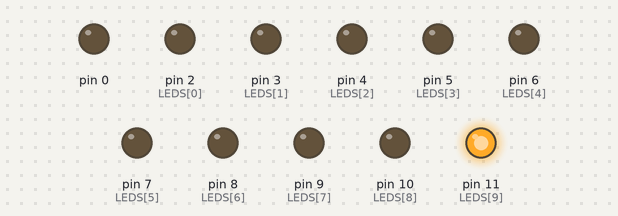
This sketch was run on a simulated Arduino Uno, built with avr-gcc and run on an emulated ATmega328P. Parts: output pins drawn as LEDs (lit = HIGH).

Above: at 0.12 s.
At 0.87 s:
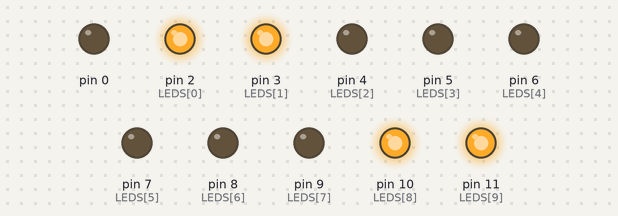
At 1.62 s:
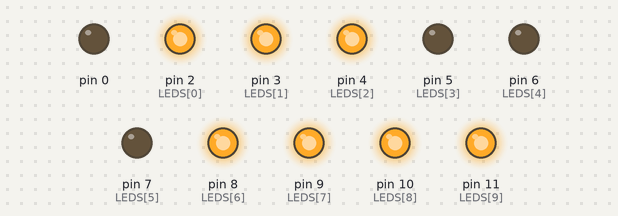
At 3.12 s:
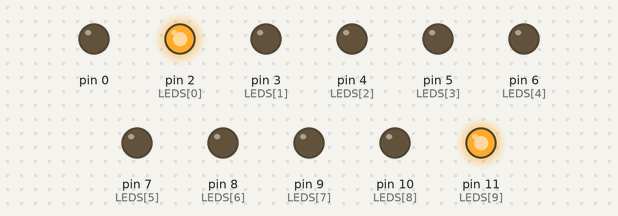
At 4.62 s:
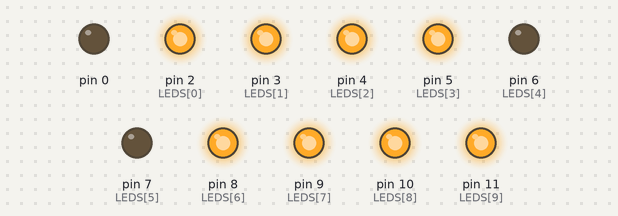
At 6.12 s:
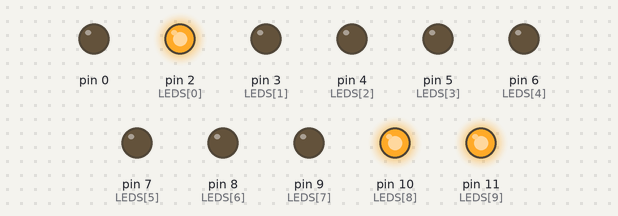
Timing chart, 0 to 6.4 s (numbered marks = the images above):
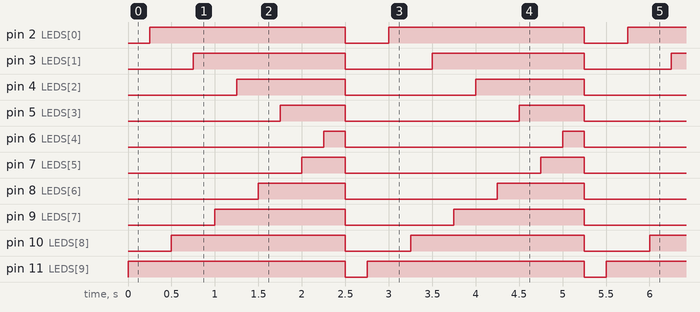

The sketch:

pattern_5.ino
```cpp
//Arduino for Beginner - Assignment 2 - Led Patterns

int LEDS[] = {2, 3, 4, 5, 6, 7, 8, 9, 10, 11}; //LED Array
int d = 250; // delay variable
int i = 0;
int y = 0;

void setup() {
  for (i = 0; i < 12; i++) {
    pinMode(LEDS[i], OUTPUT);
  }
}

void loop() {
  pattern();
  Clear();
  delay(d);
}

void pattern() {
  y = 9;
  for (i = 0; i < 5; i++) {
    digitalWrite(LEDS[y], 1);
    delay(d);
    digitalWrite(LEDS[i], 1);
    delay(d);
    y--;
  }
}


void Clear() {
  for (i = 0; i < 10; i++) {
    digitalWrite(LEDS[i], 0);
  }
}
```

Measured:
- by itself, pin 2 (LEDS[0]): alternates HIGH for 2.3 s and LOW for 0.50 s
- by itself, pin 3 (LEDS[1]): alternates HIGH for 1.8 s and LOW for 1.0 s
- by itself, pin 4 (LEDS[2]): alternates HIGH for 1.3 s and LOW for 1.5 s
- by itself, pin 5 (LEDS[3]): alternates HIGH for 0.75 s and LOW for 2.0 s
- by itself, pin 6 (LEDS[4]): alternates HIGH for 0.25 s and LOW for 2.5 s
- by itself, pin 7 (LEDS[5]): alternates HIGH for 0.50 s and LOW for 2.3 s
- by itself, pin 8 (LEDS[6]): alternates HIGH for 1.0 s and LOW for 1.8 s
- by itself, pin 9 (LEDS[7]): alternates HIGH for 1.5 s and LOW for 1.3 s
